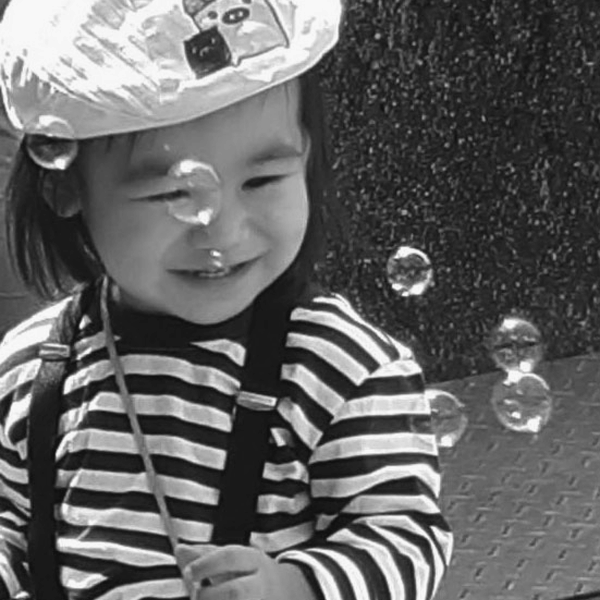
#> input picture Project2/kid.tif, 600 x 600 px; its folder holds 2 pictures in this run
$ python dip.py
#> lines starting #> are read from the running program, lines starting #| are printed output that depends on the picture
import numpy as np
import matplotlib.pyplot as plt
import cv2
from PIL import Image

#helper function to plot the image
def plot(img):
	plt.figure(figsize = (8, 8))
	plt.imshow(img, cmap = 'gray')
	plt.axis('off')
	plt.show()

def constrast_stretching(source):
	min = np.min(source)
	max = np.max(source)
	L = 256
	source = (source - min) / (max - min) * (L - 1)
	return source.astype(np.uint8)

#helper function to save the figure
def save_picture(filename, source):
	source = constrast_stretching(source)
	image = Image.fromarray(np.uint8(source))
	image.save('./'+filename, dpi=(150, 150))

def top25(Fshift):
    M, N = Fshift.shape
    coordinate = np.dstack(np.unravel_index(np.argsort(Fshift.ravel()), (M, N)))
    top_25_coordinate = (coordinate[0][-25:])[::-1]
    return top_25_coordinate

def log(name, top_25_coordinate, F_shift):
	f = open(name+'_top25.txt', 'w')
	for i in range(25):
		u = top_25_coordinate[i][0]
		v = top_25_coordinate[i][1]
		f.write('(u, v) = (%d %d) with abs(DFT) = %f\n' %(u, v, F_shift[u,v]))
		#print('(u, v) = (%d %d) with abs(DFT) = %f' %(u, v, F_shift[u,v]))
	f.close()

def DIP(name):

	#readfile:
#> called with name = 'kid'
	f = cv2.imread(name + '.tif', 0)
#> f is the input picture: shape (600, 600); min 16, max 248, mean 99.4
	M, N = f.shape
#> M = 600; N = 600

	#for question (b)
	F = np.fft.fft2(f)
	Fshift = np.fft.fftshift(F)
	#plot(np.log1p(np.abs(Fshift)))
	save_picture(name+'_DFT.jpg', np.log1p(np.abs(Fshift)))
#> in constrast_stretching, `min = np.min(source)`: min = 1.12
#> in constrast_stretching, `max = np.max(source)`: max = 17.39

	#padding to avoid wraparound error
	f_pad = cv2.copyMakeBorder(f, 0, M, 0, N, cv2.BORDER_CONSTANT , value = 0)
	F_pab = np.fft.fft2(f_pad)
	F_pad_shift = np.fft.fftshift(F_pab)

	#construct Gaussian low pass filter
	LPF = np.zeros((2*M, 2*N))
	D0 = 200		#cut off frequency

	for u in range(2*M):
		for v in range(2*N):
			D_2 = (u-M)**2 + (v-N)**2
			LPF[u,v] = np.exp(-1*D_2/(2*D0*D0))
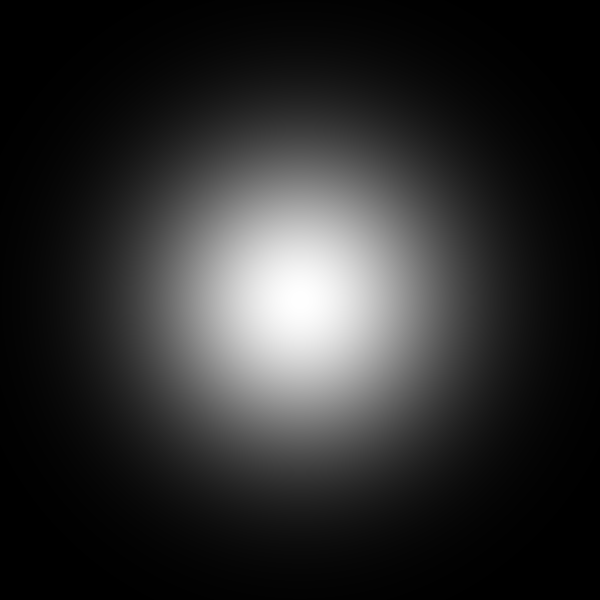
#> LPF: shape (1200, 1200) float64 (shown at 1/2 size); min 0.000123, max 1, mean 0.174
	plot(LPF)
	save_picture(name+'_LPF_Magnitude_Response.jpg', LPF)

	#construct Gaussian high pass filter
	HPF = 1 - LPF
	plot(HPF)
#> in plot (call 2), `plt.show()`:
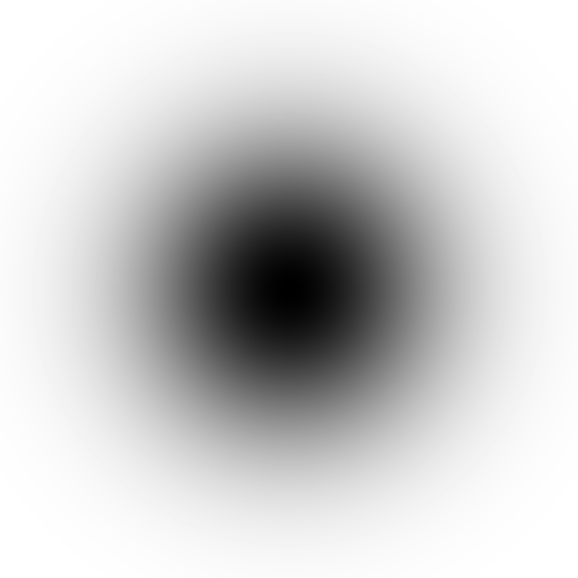
#> figure drawn by matplotlib, 1 panel
	save_picture(name+'_HPF_Magnitude_Response.jpg', HPF)


	#output of LPF
	G_LPF_shift = F_pad_shift * LPF
	G_LPF = np.fft.ifftshift(G_LPF_shift)
	g_LPF = np.real(np.fft.ifft2(G_LPF))[:M, :N]
	plot(g_LPF)
	save_picture(name+'_LPF_Output.jpg', g_LPF)

	#output of HPF
	G_HPF_shift = F_pad_shift * HPF
	G_HPF = np.fft.ifftshift(G_HPF_shift)
	g_HPF = np.real(np.fft.ifft2(G_HPF))[:M, :N]
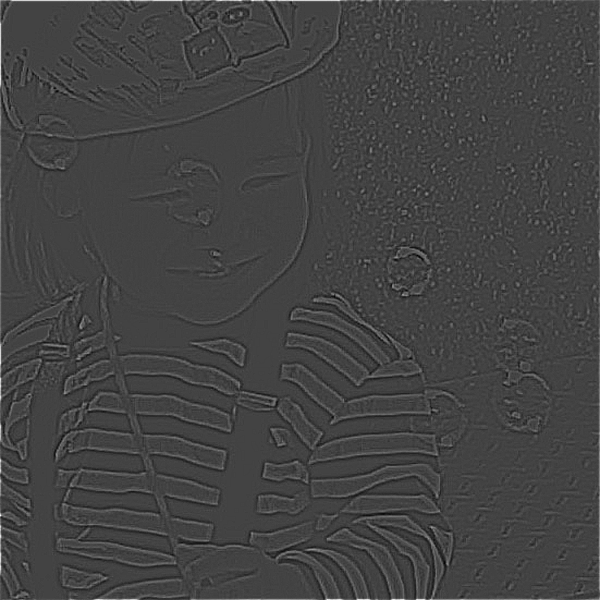
#> g_HPF: shape (600, 600) float64; min -33.54, max 93.88, mean 0.3; drawn with min black and max white
	plot(g_HPF)
	save_picture(name+'_HPF_Output.jpg', g_HPF)

	#problem(e)
	top_25_coordinate = top25(Fshift)
#> in top25, `coordinate = np.dstack(np.unravel_index(np.argsort(Fshift.ravel()), (M..`: coordinate = 360000 pairs, first value 0 to 599, second value 0 to 599
#> in top25, `top_25_coordinate = (coordinate[0][-25:])[::-1]`: top_25_coordinate = 25 pairs, first value 284 to 316, second value 294 to 306
	log(name, top_25_coordinate, Fshift)
#> the loop in log, `for i in range(25):` made 25 passes
#> (u, v) on passes 1 to 12: (300, 300), (301, 299), (299, 301), (301, 300), (299, 300), (298, 302), (302, 298), (302, 299), (298, 301), (298, 300), (302, 300), (298, 304)

if __name__ == "__main__":
    DIP('kid')
    DIP('fruit')
#> call 2 of DIP, with name = 'fruit'
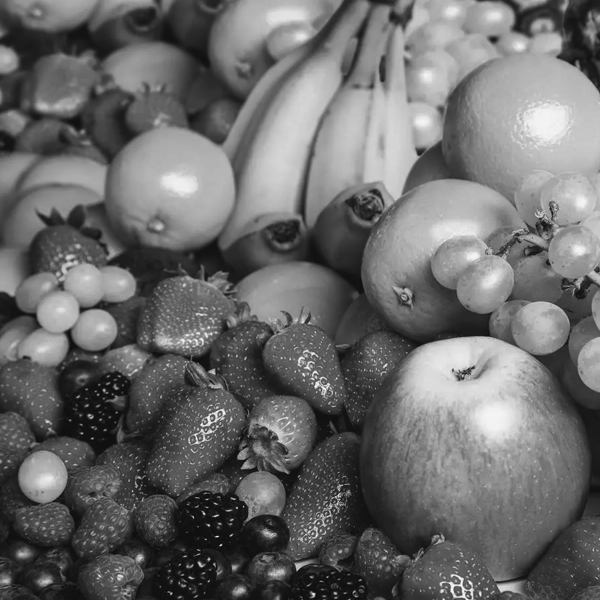
#> input picture Project2/fruit.tif, 600 x 600 px
#> in DIP, f is the input picture: shape (600, 600); min 8, max 255, mean 106.3
#> in constrast_stretching (call 6), `min = np.min(source)`: min = 1.6
#> in constrast_stretching (call 6), `max = np.max(source)`: max = 17.46
#> in constrast_stretching (call 6), `source = (source - min) / (max - min) * (L - 1)`:
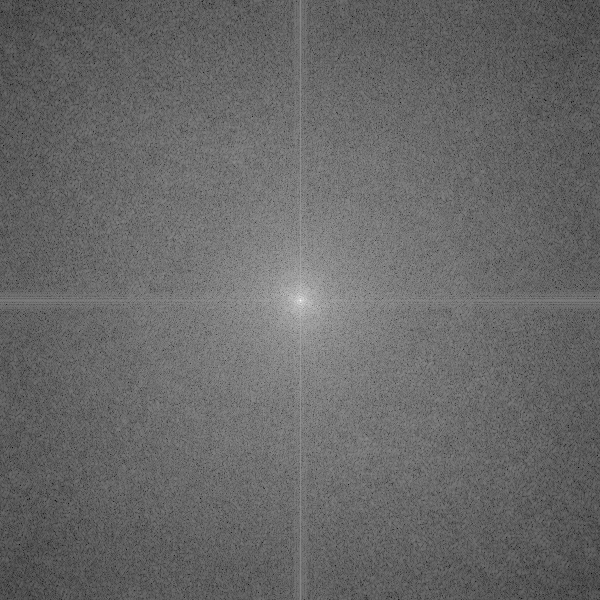
#> source: shape (600, 600) float64; min 0, max 255, mean 104.4
#> in DIP (call 2), `f_pad = cv2.copyMakeBorder(f, 0, M, 0, N, cv2.BORDER_CONSTANT , value ..`:
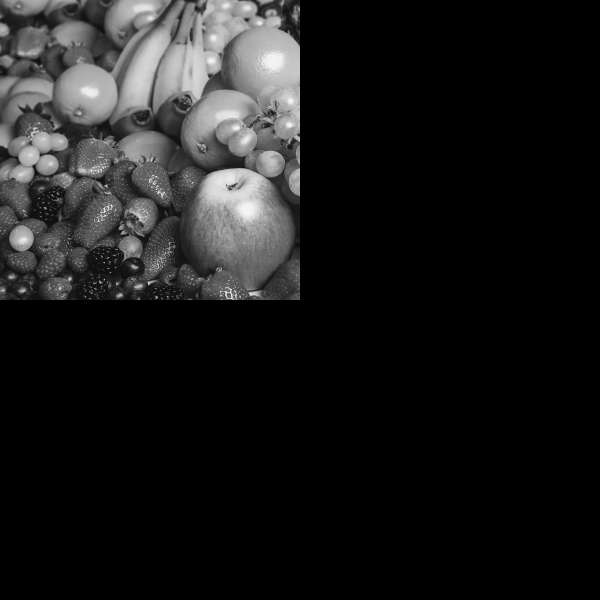
#> f_pad: shape (1200, 1200) (shown at 1/2 size); min 0, max 255, mean 26.6
#> in DIP (call 2), `g_HPF = np.real(np.fft.ifft2(G_HPF))[:M, :N]`:
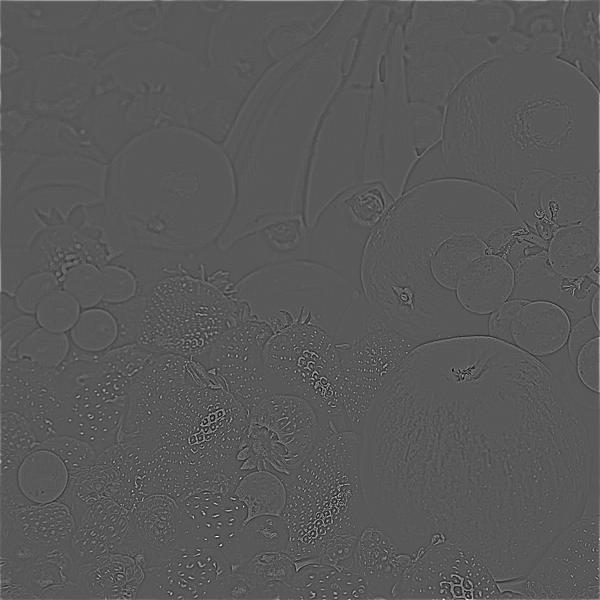
#> g_HPF: shape (600, 600) float64; min -66.43, max 124.3, mean 0.2; drawn with min black and max white
#> in DIP (call 2), `top_25_coordinate = top25(Fshift)`: top_25_coordinate = 25 pairs, first value 294 to 306, second value 294 to 306
#> the loop in log (call 2), `for i in range(25):` made 25 passes
#> (u, v) on passes 1 to 12: (300, 300), (303, 297), (297, 303), (302, 301), (298, 299), (305, 301), (295, 299), (301, 304), (299, 296), (297, 296), (303, 304), (304, 299)
